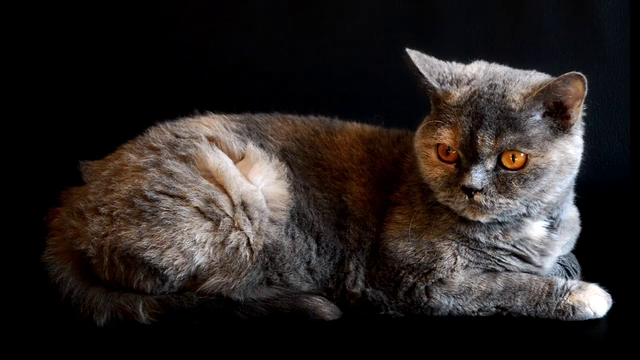
#> input picture frame 77 of bigdata/images/video7.mp4, 640 x 360 px
$ python 2414.py
#> lines starting #> are read from the running program, lines starting #| are printed output that depends on the picture
import cv2
import numpy as np
import os
save_dir = "./code_res_imgs/c3_opticalFlow"
if not os.path.exists(save_dir):
    os.makedirs(save_dir)

cap =cv2.VideoCapture("./../images/video7.mp4")
numMaxCorners = 20
feature_params=dict(maxCorners = numMaxCorners,qualityLevel = 0.3,minDistance = 7,blockSize=7)

lk_params = dict(winSize = (15,15),maxLevel =2,criteria = (cv2.TERM_CRITERIA_EPS | cv2.TERM_CRITERIA_COUNT, 10, 0.03))

ret,prevFrame = cap.read()
#> prevFrame is the input picture: shape (360, 640, 3); mean B, G, R 34.8, 36.6, 42.2
prevFrame = cv2.resize(prevFrame, (320, 240))
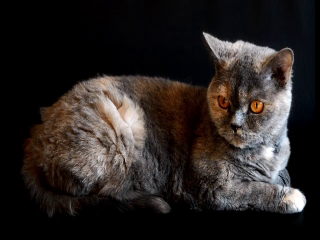
#> prevFrame: shape (240, 320, 3); mean B, G, R 34.8, 36.6, 42.2
prevGray = cv2.cvtColor(prevFrame, cv2.COLOR_BGR2GRAY)
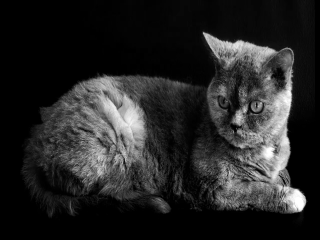
#> prevGray: shape (240, 320); min 0, max 255, mean 38.1
p0 = cv2.goodFeaturesToTrack(prevGray, mask = None, **feature_params)
#> p0 = 20 rows, first 8: [300, 209], [205, 34], [284, 186], [237, 128], [256, 108], [274, 147], [261, 101], [250, 112]

flowColor = np.random.randint(0,255, (numMaxCorners, 3))
mask = np.zeros_like(prevFrame)

$ run again, starting later in the video
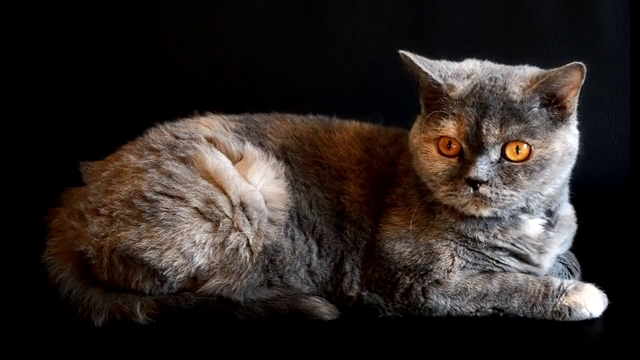
#> input picture frame 346 of bigdata/images/video7.mp4, 640 x 360 px
#> prevFrame is the input picture: shape (360, 640, 3); mean B, G, R 36.2, 39.1, 46.3
#> `prevFrame = cv2.resize(prevFrame, (320, 240))`:
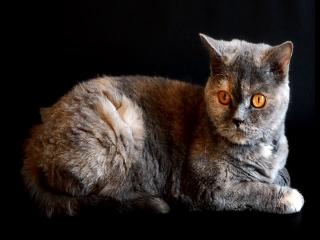
#> prevFrame: shape (240, 320, 3); mean B, G, R 36.2, 39.1, 46.3
#> `prevGray = cv2.cvtColor(prevFrame, cv2.COLOR_BGR2GRAY)`:
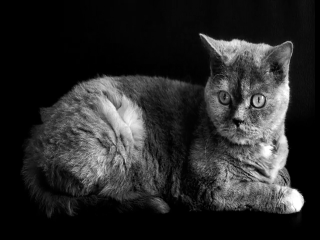
#> prevGray: shape (240, 320); min 0, max 255, mean 40.9
#> p0 = 20 rows, first 8: [239, 123], [257, 103], [298, 209], [251, 107], [259, 96], [273, 146], [287, 185], [236, 115]

$ run again, starting later in the video
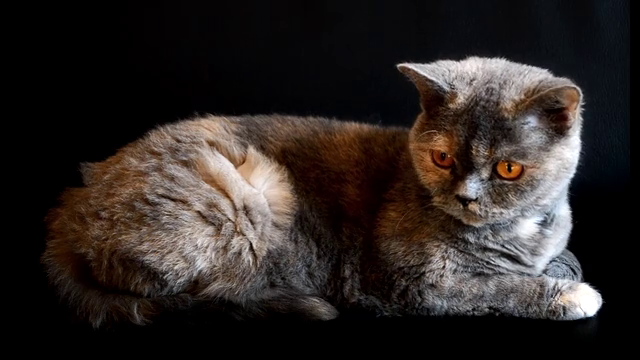
#> input picture frame 616 of bigdata/images/video7.mp4, 640 x 360 px
#> prevFrame is the input picture: shape (360, 640, 3); mean B, G, R 36.3, 38.6, 45.3
#> `prevFrame = cv2.resize(prevFrame, (320, 240))`:
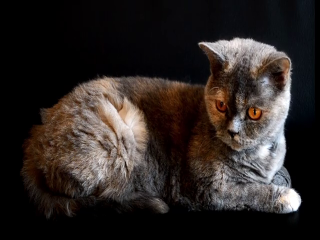
#> prevFrame: shape (240, 320, 3); mean B, G, R 36.3, 38.6, 45.3
#> `prevGray = cv2.cvtColor(prevFrame, cv2.COLOR_BGR2GRAY)`:
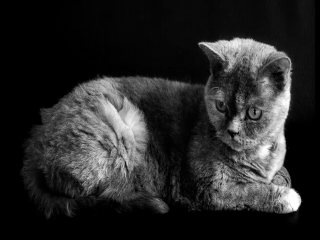
#> prevGray: shape (240, 320); min 0, max 255, mean 40.3
#> p0 = 20 rows, first 8: [296, 208], [289, 186], [234, 135], [254, 115], [200, 44], [277, 188], [265, 80], [282, 210]
